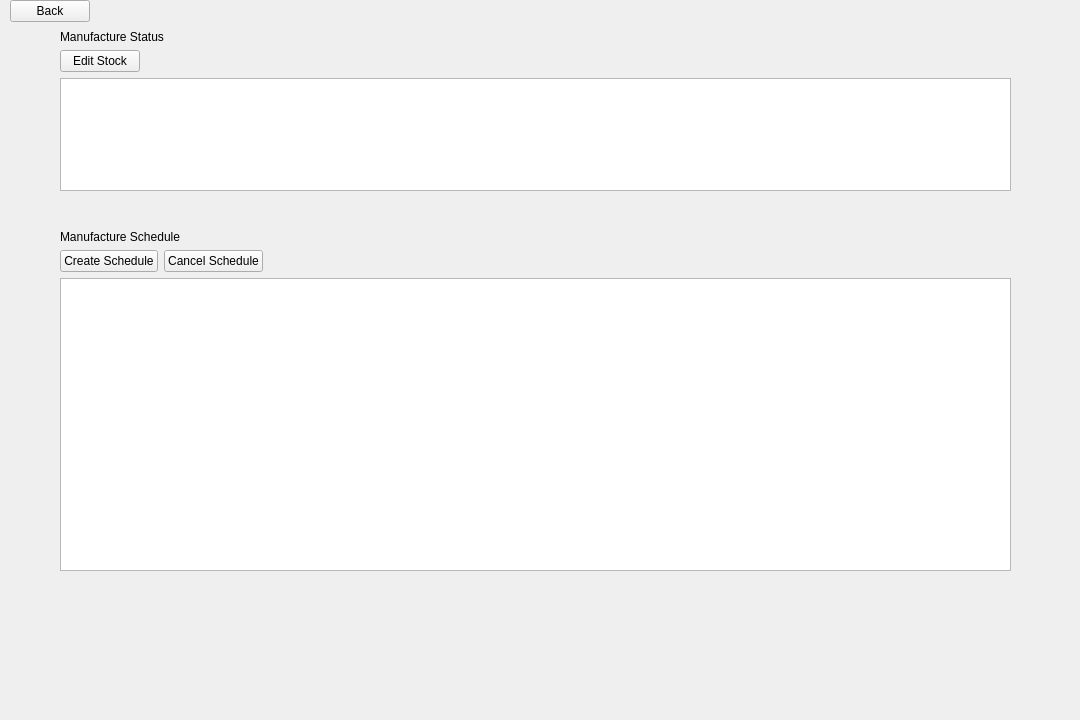
<?xml version="1.0" encoding="UTF-8"?>
<ui version="4.0">
 <class>ManufactureWidget</class>
 <widget class="QWidget" name="ManufactureWidget">
  <property name="geometry">
   <rect>
    <x>0</x>
    <y>0</y>
    <width>1080</width>
    <height>720</height>
   </rect>
  </property>
  <property name="windowTitle">
   <string>Form</string>
  </property>
  <widget class="QWidget" name="gridLayoutWidget">
   <property name="geometry">
    <rect>
     <x>60</x>
     <y>30</y>
     <width>951</width>
     <height>161</height>
    </rect>
   </property>
   <layout class="QGridLayout" name="gridLayout">
    <item row="0" column="0">
     <widget class="QLabel" name="label">
      <property name="text">
       <string>Manufacture Status</string>
      </property>
     </widget>
    </item>
    <item row="1" column="0">
     <layout class="QHBoxLayout" name="stock_button_layout">
      <item>
       <widget class="QPushButton" name="edit_stock_button">
        <property name="text">
         <string>Edit Stock</string>
        </property>
       </widget>
      </item>
      <item>
       <spacer name="horizontalSpacer">
        <property name="orientation">
         <enum>Qt::Orientation::Horizontal</enum>
        </property>
        <property name="sizeHint" stdset="0">
         <size>
          <width>0</width>
          <height>0</height>
         </size>
        </property>
       </spacer>
      </item>
     </layout>
    </item>
    <item row="2" column="0">
     <widget class="QTableWidget" name="manufacture_table">
      <property name="editTriggers">
       <set>QAbstractItemView::EditTrigger::NoEditTriggers</set>
      </property>
      <property name="selectionMode">
       <enum>QAbstractItemView::SelectionMode::SingleSelection</enum>
      </property>
      <property name="selectionBehavior">
       <enum>QAbstractItemView::SelectionBehavior::SelectRows</enum>
      </property>
     </widget>
    </item>
   </layout>
  </widget>
  <widget class="QWidget" name="gridLayoutWidget_2">
   <property name="geometry">
    <rect>
     <x>60</x>
     <y>230</y>
     <width>951</width>
     <height>341</height>
    </rect>
   </property>
   <layout class="QGridLayout" name="gridLayout_2">
    <item row="0" column="0">
     <widget class="QLabel" name="label_2">
      <property name="text">
       <string>Manufacture Schedule</string>
      </property>
     </widget>
    </item>
    <item row="1" column="0">
     <layout class="QHBoxLayout" name="schedule_button_layout">
      <item>
       <widget class="QPushButton" name="create_schedule_button">
        <property name="text">
         <string>Create Schedule</string>
        </property>
       </widget>
      </item>
      <item>
       <widget class="QPushButton" name="cancel_schedule_button">
        <property name="text">
         <string>Cancel Schedule</string>
        </property>
       </widget>
      </item>
      <item>
       <spacer name="horizontalSpacer_2">
        <property name="orientation">
         <enum>Qt::Orientation::Horizontal</enum>
        </property>
        <property name="sizeHint" stdset="0">
         <size>
          <width>0</width>
          <height>0</height>
         </size>
        </property>
       </spacer>
      </item>
     </layout>
    </item>
    <item row="2" column="0">
     <widget class="QTableWidget" name="schedule_table">
      <property name="editTriggers">
       <set>QAbstractItemView::EditTrigger::NoEditTriggers</set>
      </property>
      <property name="selectionMode">
       <enum>QAbstractItemView::SelectionMode::SingleSelection</enum>
      </property>
      <property name="selectionBehavior">
       <enum>QAbstractItemView::SelectionBehavior::SelectRows</enum>
      </property>
     </widget>
    </item>
   </layout>
  </widget>
  <widget class="QPushButton" name="Back_btn">
   <property name="geometry">
    <rect>
     <x>10</x>
     <y>0</y>
     <width>80</width>
     <height>22</height>
    </rect>
   </property>
   <property name="text">
    <string>Back</string>
   </property>
  </widget>
 </widget>
 <resources/>
 <connections/>
</ui>
